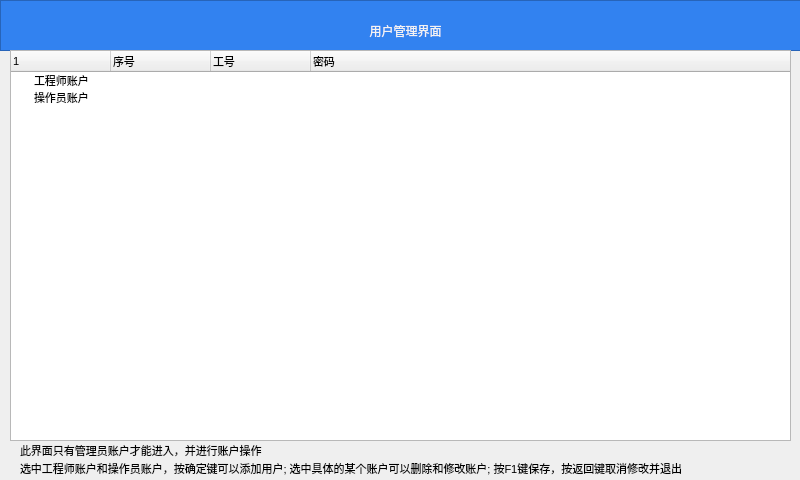
<?xml version="1.0" encoding="UTF-8"?>
<ui version="4.0">
 <class>powerusrmanager</class>
 <widget class="QWidget" name="powerusrmanager">
  <property name="geometry">
   <rect>
    <x>0</x>
    <y>0</y>
    <width>800</width>
    <height>480</height>
   </rect>
  </property>
  <property name="font">
   <font>
    <pointsize>9</pointsize>
   </font>
  </property>
  <property name="windowTitle">
   <string>Form</string>
  </property>
  <widget class="QFrame" name="frame">
   <property name="geometry">
    <rect>
     <x>0</x>
     <y>0</y>
     <width>801</width>
     <height>51</height>
    </rect>
   </property>
   <property name="font">
    <font>
     <pointsize>8</pointsize>
    </font>
   </property>
   <property name="styleSheet">
    <string notr="true">background-color: rgb(50, 130, 240);</string>
   </property>
   <property name="frameShape">
    <enum>QFrame::StyledPanel</enum>
   </property>
   <property name="frameShadow">
    <enum>QFrame::Raised</enum>
   </property>
   <widget class="QLabel" name="label">
    <property name="geometry">
     <rect>
      <x>330</x>
      <y>20</y>
      <width>151</width>
      <height>21</height>
     </rect>
    </property>
    <property name="font">
     <font>
      <pointsize>9</pointsize>
     </font>
    </property>
    <property name="styleSheet">
     <string notr="true">color: rgb(243, 243, 243);</string>
    </property>
    <property name="text">
     <string>用户管理界面</string>
    </property>
    <property name="alignment">
     <set>Qt::AlignCenter</set>
    </property>
   </widget>
  </widget>
  <widget class="QLabel" name="label_6">
   <property name="geometry">
    <rect>
     <x>20</x>
     <y>440</y>
     <width>421</width>
     <height>20</height>
    </rect>
   </property>
   <property name="font">
    <font>
     <pointsize>8</pointsize>
    </font>
   </property>
   <property name="text">
    <string>此界面只有管理员账户才能进入，并进行账户操作</string>
   </property>
  </widget>
  <widget class="QTreeWidget" name="treeWidget">
   <property name="geometry">
    <rect>
     <x>10</x>
     <y>50</y>
     <width>781</width>
     <height>391</height>
    </rect>
   </property>
   <property name="font">
    <font>
     <pointsize>8</pointsize>
    </font>
   </property>
   <column>
    <property name="text">
     <string/>
    </property>
   </column>
   <column>
    <property name="text">
     <string>序号</string>
    </property>
   </column>
   <column>
    <property name="text">
     <string>工号</string>
    </property>
   </column>
   <column>
    <property name="text">
     <string>密码</string>
    </property>
   </column>
   <item>
    <property name="text">
     <string>工程师账户</string>
    </property>
    <property name="text">
     <string/>
    </property>
    <property name="text">
     <string/>
    </property>
    <property name="text">
     <string/>
    </property>
   </item>
   <item>
    <property name="text">
     <string>操作员账户</string>
    </property>
    <property name="text">
     <string/>
    </property>
    <property name="text">
     <string/>
    </property>
    <property name="text">
     <string/>
    </property>
   </item>
  </widget>
  <widget class="QLabel" name="label_2">
   <property name="geometry">
    <rect>
     <x>20</x>
     <y>460</y>
     <width>761</width>
     <height>17</height>
    </rect>
   </property>
   <property name="font">
    <font>
     <pointsize>8</pointsize>
    </font>
   </property>
   <property name="text">
    <string>选中工程师账户和操作员账户，按确定键可以添加用户; 选中具体的某个账户可以删除和修改账户; 按F1键保存，按返回键取消修改并退出</string>
   </property>
  </widget>
 </widget>
 <resources/>
 <connections/>
</ui>
